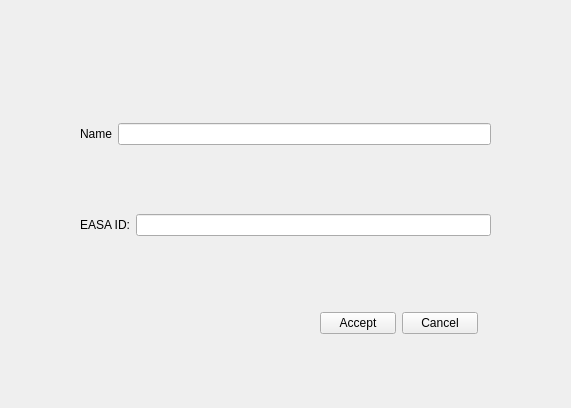
<?xml version="1.0" encoding="UTF-8"?>
<ui version="4.0">
 <class>requirement_form</class>
 <widget class="QWidget" name="requirement_form">
  <property name="geometry">
   <rect>
    <x>0</x>
    <y>0</y>
    <width>571</width>
    <height>408</height>
   </rect>
  </property>
  <property name="windowTitle">
   <string>Form</string>
  </property>
  <widget class="QWidget" name="layoutWidget">
   <property name="geometry">
    <rect>
     <x>80</x>
     <y>60</y>
     <width>411</width>
     <height>241</height>
    </rect>
   </property>
   <layout class="QVBoxLayout" name="verticalLayout">
    <item>
     <layout class="QHBoxLayout" name="horizontalLayout_4">
      <item>
       <widget class="QLabel" name="requirement_id_label">
        <property name="text">
         <string>Name</string>
        </property>
       </widget>
      </item>
      <item>
       <widget class="QLineEdit" name="requirement_id_input"/>
      </item>
     </layout>
    </item>
    <item>
     <layout class="QHBoxLayout" name="horizontalLayout_3">
      <item>
       <widget class="QLabel" name="requirement_sec_label">
        <property name="text">
         <string>EASA ID:</string>
        </property>
       </widget>
      </item>
      <item>
       <widget class="QLineEdit" name="requirement_id_input_2"/>
      </item>
     </layout>
    </item>
   </layout>
  </widget>
  <widget class="QWidget" name="layoutWidget">
   <property name="geometry">
    <rect>
     <x>320</x>
     <y>310</y>
     <width>158</width>
     <height>26</height>
    </rect>
   </property>
   <layout class="QHBoxLayout" name="horizontalLayout_5">
    <item>
     <widget class="QPushButton" name="accept_requirement">
      <property name="text">
       <string>Accept</string>
      </property>
     </widget>
    </item>
    <item>
     <widget class="QPushButton" name="cancel_requirement">
      <property name="text">
       <string>Cancel</string>
      </property>
     </widget>
    </item>
   </layout>
  </widget>
 </widget>
 <resources/>
 <connections/>
</ui>
